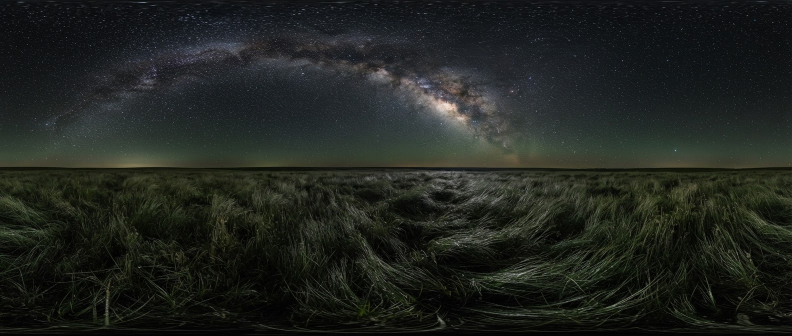
#> input picture dark-sky-reserve/assets/source_panorama.jpg, 1584 x 672 px (shown at 1/2 size)
$ python build_sky.py
#> lines starting #> are read from the running program, lines starting #| are printed output that depends on the picture
#!/usr/bin/env python3
"""
Turn the source 360 photograph into the two things the renderer actually needs:

  1. assets/sky.jpg   - a true 2:1 equirectangular sky dome. The source photo is
                        a 1584x672 panorama: full 360 across, but vertically
                        cropped to +/-76.4 deg, with the horizon on row 334.
                        We keep every sky pixel as-is, synthesise the missing
                        zenith cap, and replace everything below the horizon
                        with a haze fade (the engine draws its own ground).

  2. assets/sky_light.json
                      - order-2 spherical harmonics of the sky's radiance, plus
                        a few palette statistics pulled from the photograph's
                        ground pixels. The grass shader lights itself from these,
                        which is why the field ends up the same colour as the
                        photo instead of a colour someone guessed.

Run:  python3 tools/build_sky.py
"""

import json
import os
import sys

import numpy as np
from PIL import Image, ImageFilter

HERE = os.path.dirname(os.path.abspath(__file__))
ROOT = os.path.dirname(HERE)

SRC = os.environ.get("SKY_SRC", os.path.join(ROOT, "assets", "source_panorama.jpg"))
OUT_IMG = os.path.join(ROOT, "assets", "sky.jpg")
OUT_LIGHT = os.path.join(ROOT, "assets", "sky_light.json")

OUT_W, OUT_H = 2048, 1024          # 2:1 equirectangular
JPEG_QUALITY = 90


def srgb_to_linear(c):
    return np.where(c <= 0.04045, c / 12.92, ((c + 0.055) / 1.055) ** 2.4)


def linear_to_srgb(c):
    c = np.clip(c, 0.0, 1.0)
    return np.where(c <= 0.0031308, c * 12.92, 1.055 * (c ** (1.0 / 2.4)) - 0.055)


def find_horizon(a):
    """Sharpest brightness drop in the middle third of the frame."""
    rows = a.mean(axis=(1, 2))
    lo, hi = int(len(rows) * 0.40), int(len(rows) * 0.60)
    return lo + int(np.argmin(np.diff(rows[lo:hi])))


def blur_wrap(row, sigma):
    """Three box passes ~= a gaussian, wrapping around the 360 seam."""
    r = int(max(1, round(sigma * 1.2)))
    if r < 1:
        return row
    n = row.shape[0]
    out = row
    for _ in range(3):
        pad = np.concatenate([out[-r:], out, out[:r + 1]], axis=0)
        c = np.cumsum(pad, axis=0)
        out = (c[2 * r + 1:] - c[:-(2 * r + 1)]) / float(2 * r + 1)
    return out


def sample_rows(src, rows):
    """Bilinear vertical sampling of the source at fractional row indices."""
    h = src.shape[0]
    r = np.clip(rows, 0.0, h - 1.001)
    i0 = np.floor(r).astype(np.int32)
    f = (r - i0)[:, None, None]
    return src[i0] * (1.0 - f) + src[i0 + 1] * f


def main():
    if not os.path.exists(SRC):
        sys.exit("missing source panorama: %s" % SRC)

    img = Image.open(SRC).convert("RGB")
#> img is the input picture: PIL image 1584x672 RGB; mean R, G, B 32.1, 35.7, 31.2
    src = np.asarray(img).astype(np.float32) / 255.0
    sh, sw, _ = src.shape
#> sh = 672; sw = 1584

    horizon = find_horizon(src)
#> in find_horizon, `rows = a.mean(axis=(1, 2))`: rows = 672 values, max 0.257 at index 332, min 0.0124 at index 670, mean 0.129
#> in find_horizon, `lo, hi = int(len(rows) * 0.40), int(len(rows) * 0.60)`: lo = 268; hi = 403
#> horizon = 334
    deg_per_px = 180.0 / (sw / 2.0)          # a full equirect would be sw/2 tall
#> deg_per_px = 0.227
    top_el = horizon * deg_per_px            # elevation of the source's top row
#> top_el = 75.91
    print("source %dx%d  horizon row %d  covers +%.1f/-%.1f deg  (%.4f deg/px)"
          % (sw, sh, horizon, top_el, (sh - 1 - horizon) * deg_per_px, deg_per_px))
#| source 1584x672  horizon row 334  covers +75.9/-76.6 deg  (0.2273 deg/px)

    # ---- resample horizontally to the output width ------------------------
    wide = np.asarray(
        img.resize((OUT_W, sh), Image.LANCZOS)
    ).astype(np.float32) / 255.0
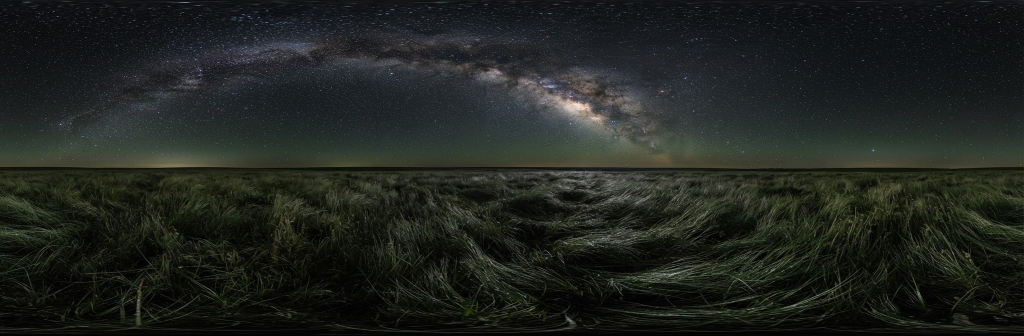
#> wide: shape (672, 2048, 3) float32 (shown at 1/2 size); mean R, G, B 0.127, 0.141, 0.123

    # ---- reference colours -------------------------------------------------
    zenith_flat = wide[0:24].mean(axis=(0, 1)) * 0.82
#> zenith_flat = [0.0607, 0.0662, 0.0774]
    # Sampled clear of the skyline itself. The last few rows above the
    # horizon already contain the dark edge of the photographer's ground,
    # and dragging that into the dome draws a black hairline right across
    # the sky where our own ground is supposed to meet it.
    horizon_band = wide[horizon - 17:horizon - 5].mean(axis=0)          # (W,3)
#> horizon_band = 2048 rows, first 8: [0.258, 0.278, 0.212], [0.258, 0.278, 0.212], [0.258, 0.278, 0.212], [0.258, 0.277, 0.212], [0.257, 0.277, 0.211], [0.257, 0.277, 0.211], [0.256, 0.276, 0.21], [0.256, 0.276, 0.21]
    horizon_band = np.asarray(
        Image.fromarray((np.clip(horizon_band, 0, 1) * 255).astype(np.uint8)[None, :, :])
        .filter(ImageFilter.GaussianBlur(9))
    ).astype(np.float32)[0] / 255.0
#> horizon_band = 2048 rows, first 8: [0.255, 0.275, 0.212], [0.255, 0.275, 0.212], [0.255, 0.275, 0.212], [0.255, 0.275, 0.212], [0.255, 0.275, 0.208], [0.255, 0.275, 0.208], [0.255, 0.275, 0.208], [0.255, 0.275, 0.208]

    out = np.zeros((OUT_H, OUT_W, 3), np.float32)
    el = (0.5 - (np.arange(OUT_H) + 0.5) / OUT_H) * 180.0                # +90 .. -90

    # Everything below this is the photographer's ground, not sky.
    SKYLINE = 5.0 * deg_per_px                                           # ~1.14 deg
#> SKYLINE = 1.14

    # ---- 1. the photographed sky, kept verbatim ---------------------------
    keep = (el <= top_el) & (el >= SKYLINE)
    out[keep] = sample_rows(wide, horizon - el[keep] / deg_per_px)
#> in sample_rows, `r = np.clip(rows, 0.0, h - 1.001)`: r = 426 values from 0.262 to 329
#> in sample_rows, `i0 = np.floor(r).astype(np.int32)`: i0 = 426 values from 0 to 328
#> in sample_rows, `f = (r - i0)[:, None, None]`: f = 426 values, max 0.996 at index 10, min 0.00391 at index 85, mean 0.5
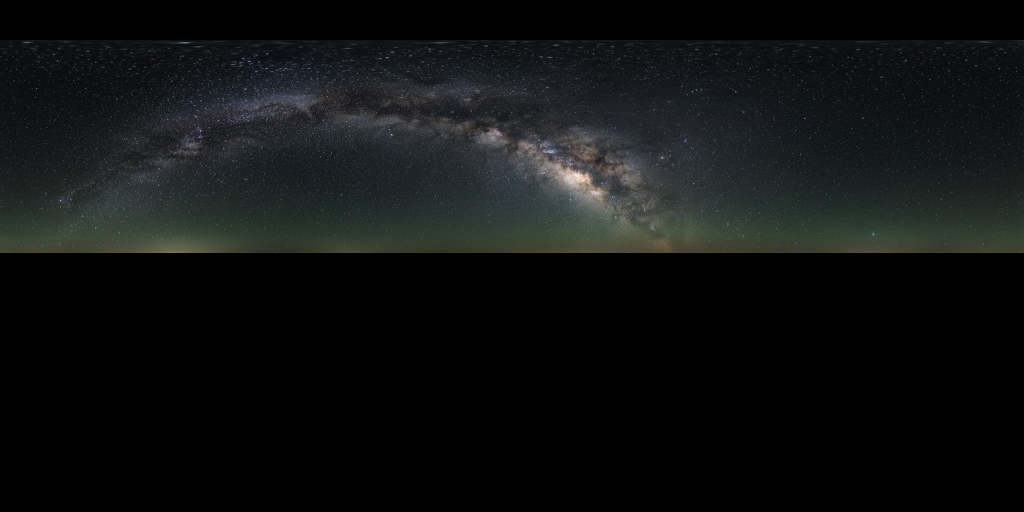
#> out: shape (1024, 2048, 3) float32 (shown at 1/2 size); mean R, G, B 0.0615, 0.0686, 0.069

    # ---- 2. synthesised zenith cap ----------------------------------------
    # Above the crop we fold the top of the photograph back on itself with a
    # per-row horizontal roll (kills the mirror seam), then blur each row by
    # exactly the amount that row is already stretched by the equirect
    # projection (1/cos(elevation)). That turns the folded stars into the
    # smooth glow they would become at the pole anyway, instead of a band of
    # visible dashes. The shader draws real, round zenith stars procedurally
    # in 3D on top - see starfield() in the sky pass.
    cap = el > top_el
    if cap.any():
        idx = np.nonzero(cap)[0]
#> idx = 80 values from 0 to 79
        # 0 at the join with the photograph, 1 at the pole
        d = np.clip((el[idx] - top_el) / (90.0 - top_el), 0.0, 1.0)
#> d = 80 values, max 0.994 at index 0, min 0.00825 at index 79, mean 0.501
        folded = sample_rows(wide, d * 58.0)
        stretch = 1.0 / np.maximum(np.cos(np.radians(el[idx])), 1e-3)
#> stretch = 80 values, max 651.9 at index 0, min 4.14 at index 79, mean 25.87
        stretch0 = 1.0 / np.cos(np.radians(top_el))
#> stretch0 = 4.11
        for k, dv in enumerate(d):
            folded[k] = np.roll(folded[k], int(dv * 613.0), axis=0)
            sigma = 1.5 + 0.55 * max(stretch[k] - stretch0, 0.0)
            folded[k] = blur_wrap(folded[k], sigma)
#> this loop made 80 passes
#> (dv, sigma, r in blur_wrap) on passes 1 to 12: (0.994, 357.8, 429), (0.981, 118.8, 143), (0.969, 70.95, 85), (0.956, 50.46, 61), (0.944, 39.08, 47), (0.931, 31.84, 38), (0.919, 26.82, 32), (0.906, 23.15, 28), (0.894, 20.33, 24), (0.881, 18.11, 22), (0.869, 16.32, 20), (0.857, 14.83, 18)
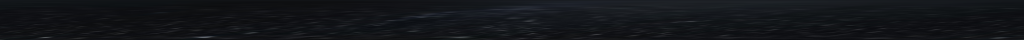
#> folded: shape (80, 2048, 3) float64 (shown at 1/2 size); mean R, G, B 0.076, 0.085, 0.1
        folded *= (1.0 - 0.55 * d)[:, None, None]
        w = (np.clip((d - 0.12) / 0.55, 0, 1) ** 1.3 * 0.92)[:, None, None]
#> w = 80 values, max 0.92 at index 0, min 0 at index 71, mean 0.525
        out[idx] = folded * (1.0 - w) + zenith_flat[None, None, :] * w

    # ---- 3. below the horizon: haze fade ----------------------------------
    # The engine draws real ground here; this only has to be a believable
    # colour for distance fog to land on, and to stop any seam at the skyline.
    below = el < SKYLINE
    if below.any():
        idx = np.nonzero(below)[0]
#> idx = 518 values from 506 to 1023
        fade = np.exp(np.minimum(el[idx] - SKYLINE, 0.0) / 7.0)[:, None, None]
        out[idx] = horizon_band[None, :, :] * fade

    # ---- 4. gentle lift of the deep shadows --------------------------------
    # JPEG blocks badly on near-black starfields. A small toe keeps the sky
    # clean; the shader pulls the black point back down on load.
    out = np.clip(out, 0.0, 1.0)
    out = out * 0.955 + 0.020

    Image.fromarray((linear_to_srgb(srgb_to_linear(out)) * 255.0 + 0.5).astype(np.uint8)).save(
        OUT_IMG, quality=JPEG_QUALITY, subsampling=0, optimize=True
    )
    print("wrote %s (%.0f KB)" % (OUT_IMG, os.path.getsize(OUT_IMG) / 1024.0))

    # ---- 5. spherical harmonics of the sky --------------------------------
    lin = srgb_to_linear(out)
    ss = 4
    small = lin.reshape(OUT_H // ss, ss, OUT_W // ss, ss, 3).mean(axis=(1, 3))
    h, w, _ = small.shape
#> h = 256; w = 512
    theta = (np.arange(h) + 0.5) / h * np.pi                 # 0 at zenith
#> theta = 256 values from 0.00614 to 3.14
    phi = (np.arange(w) + 0.5) / w * 2.0 * np.pi - np.pi
#> phi = 512 values from -3.14 to 3.14
    st, ct = np.sin(theta), np.cos(theta)
    T, P = np.meshgrid(theta, phi, indexing="ij")
    # y up, x east, z south - matches the renderer's world axes
    dx = np.sin(T) * np.sin(P)
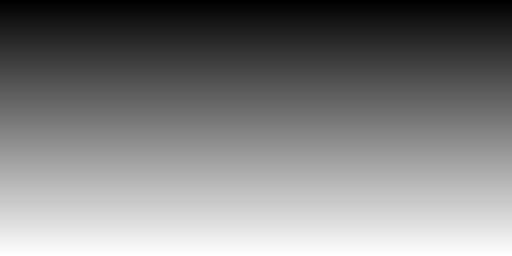
#> T: shape (256, 512) float64; min 0.00614, max 3.14, mean 1.57; drawn with min black and max white
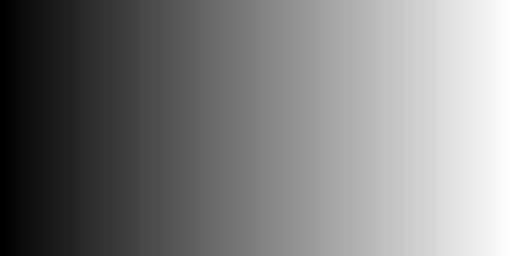
#> P: shape (256, 512) float64; min -3.14, max 3.14, mean 0; drawn with min black and max white
    dy = np.cos(T)
    dz = -np.sin(T) * np.cos(P)
    dw = (st[:, None] * (np.pi / h) * (2.0 * np.pi / w)) * np.ones((1, w))

    basis = [
        0.282095 * np.ones_like(dx),
        0.488603 * dy, 0.488603 * dz, 0.488603 * dx,
        1.092548 * dx * dy, 1.092548 * dy * dz,
        0.315392 * (3.0 * dz * dz - 1.0),
        1.092548 * dx * dz,
        0.546274 * (dx * dx - dy * dy),
    ]
    sh_coeffs = [[float(v) for v in (b[:, :, None] * small * dw[:, :, None]).sum(axis=(0, 1))]
                 for b in basis]
#> sh_coeffs = [[0.0654, 0.0748, 0.0673], [0.0343, 0.0389, 0.0418], [-0.0194, -0.0183, -0.0192], [0.00591, 0.00516, 0.00318], [0.00236, 0.00211, 0.000174], [-0.0216, -0.0206, -0.022], [0.0223, 0.0247, 0.0172], [-0.0225, -0.0211, -0.0176], [0.0204, 0.0264, 0.0146]]

    # average radiance of the sky hemisphere, and of the horizon ring
    sky_only = small[: h // 2]
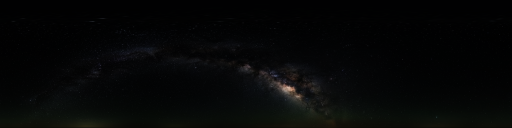
#> sky_only: shape (128, 512, 3) float32; mean R, G, B 0.0253, 0.0291, 0.0281
    avg_sky = [float(v) for v in sky_only.mean(axis=(0, 1))]
#> avg_sky = [0.0253, 0.0291, 0.0281]
    ring = small[int(h * 0.47):int(h * 0.50)].mean(axis=(0, 1))
#> ring = [0.0583, 0.0637, 0.039]

    # ---- 6. palette measured off the photograph's own grass ---------------
    ground = srgb_to_linear(src[int(sh * 0.60):int(sh * 0.80)])
#> in srgb_to_linear (call 3), `return np.where(c <= 0.04045, c / 12.92, ((c + 0.055) / 1.055) ** 2.4)`:
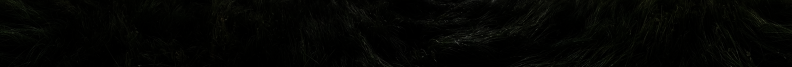
#> returned value: shape (134, 1584, 3) float32 (shown at 1/2 size); mean of channels 0, 1, 2 0.0159, 0.0188, 0.0112; drawn as R, G, B
    pct = {p: [float(v) for v in np.percentile(ground, p, axis=(0, 1))]
           for p in (10, 25, 50, 75, 90, 98)}
#> pct = {10: [0.00212, 0.00273, 0.000911], 25: [0.00402, 0.00478, 0.00243], 50: [0.00857, 0.0103, 0.00518], 75: [0.0194, 0.0232, 0.013], 90: [0.0382, 0.0452, 0.0273], 98: [0.0802, 0.0887, 0.063]}

    # brightest patch of sky = the galactic core, used as the scene's key light
    lum = lin[: OUT_H // 2].mean(axis=2)
    k = 48
    hh, ww = lum.shape[0] // k, lum.shape[1] // k
    blocks = lum[: hh * k, : ww * k].reshape(hh, k, ww, k).mean(axis=(1, 3))
    by, bx = np.unravel_index(int(np.argmax(blocks)), blocks.shape)
#> by = 7; bx = 23
    core_az = ((bx * k + k * 0.5) / OUT_W) * 360.0 - 180.0
#> core_az = 18.28
    core_el = (0.5 - (by * k + k * 0.5) / OUT_H) * 180.0
#> core_el = 26.72

    data = {
        "_comment": "generated by tools/build_sky.py - do not edit by hand",
        "source": {"width": sw, "height": sh, "horizonRow": horizon,
                   "degPerPixel": deg_per_px, "topElevationDeg": top_el},
        "sh": sh_coeffs,
        "avgSkyRadiance": avg_sky,
        "horizonRadiance": [float(v) for v in ring],
        "coreAzimuthDeg": core_az,
        "coreElevationDeg": core_el,
        "groundPercentiles": pct,
        "blackLift": 0.020,
        "blackScale": 0.955,
    }
    with open(OUT_LIGHT, "w") as f:
        json.dump(data, f, indent=1)
    print("wrote %s" % OUT_LIGHT)
    print("  galactic core at az %.1f el %.1f" % (core_az, core_el))
#|   galactic core at az 18.3 el 26.7
    print("  sky avg radiance %s" % np.round(avg_sky, 5))
#|   sky avg radiance [0.02532 0.0291  0.02812]
    print("  grass median     %s" % np.round(pct[50], 5))
#|   grass median     [0.00857 0.01033 0.00518]


if __name__ == "__main__":
    main()
